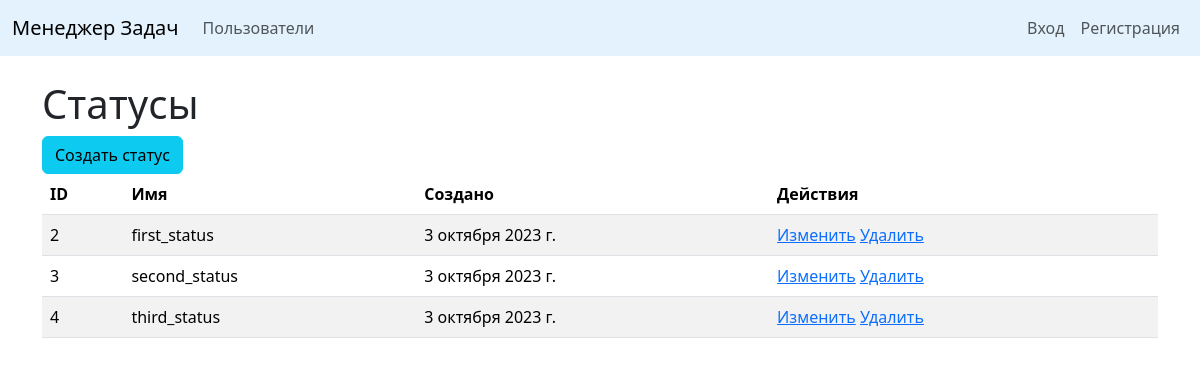
Before: /statuses/ with the older database file.
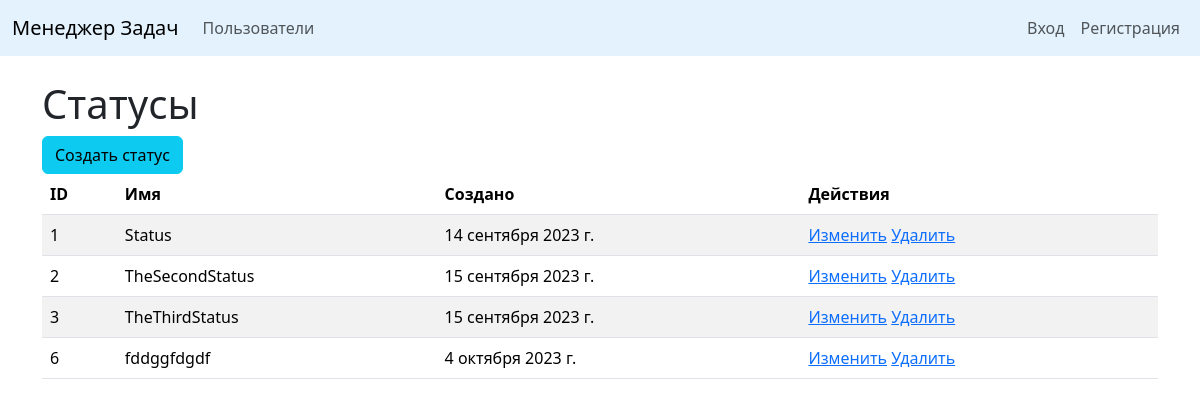
After: the same page with the newer database file.
### task_manager/statuses/models.py (models this page shows, shortened)
class Status(models.Model):
    name = models.CharField(max_length=255,
                            unique=True,
                            verbose_name=_('Name'))
    description = models.CharField(max_length=255,
                                   verbose_name=_('Description'))
    created_at = models.DateField(auto_now_add=True, verbose_name=_('Created at'))

### task_manager/statuses/views.py (the view)
# urls.py: path('', StatusListView.as_view(), name='statuses_list'),
class StatusListView(ListView, LoginRequiredMixin):
    model = Status
    template_name = 'statuses/statuses.html'
    context_object_name = 'statuses'

### task_manager/templates/statuses/statuses.html
{% extends 'for_import/base.html' %}
{% load i18n %}
{% block content %}
<div class="container mt-4">
    <h1>{% translate "Statuses" %}</h1>
    <a href="{% url 'create_status' %}"><button class="btn btn-info">{% translate "Add status" %}</button></a>
    {% if statuses %}
    <table class="table table-striped">
        <thead>
            <tr>
                <th>ID</th>
                <th>{% translate "Name" %}</th>
                <th>{% translate "Created" %}</th>
                <th>{% translate "Operation" %}</th>
            </tr>
        </thead>
        {% for status in statuses %}
        <tr>
            <td>{{status.id}}</td>
            <td>{{status.name}}</td>
            <td>{{status.created_at}}</td>
            <td>
                <a href="{% url 'update_status' status.id %}">{% translate "Edit" %}</a>
                <a href="{% url 'delete_status' status.id %}">{% translate "Delete" %}</a>
            </td>
        </tr>
        {% endfor %}
    </table>
    {% else %}
        <h1>{% translate "No statuses" %}</h1>
    {% endif %}
</div>
{% endblock %}

### task_manager/templates/for_import/base.html (shortened to what this page needs)
<!doctype html>
{% load i18n %}
{% load django_bootstrap5 %}
{% bootstrap_css %}
<html lang="en" data-bs-theme="auto">
  {% block head %}
  <head>
  </head>
  {% endblock %}
  <body>
    {% block header %}
    <header>
          <nav class="navbar navbar-expand-md navbar-light" style="background-color: #e3f2fd;">
            <div class="container-fluid">
              <a class="navbar-brand" href="/">{% translate "Task Manager" %}</a>
              <div class="collapse navbar-collapse" id="navbarCollapse">
                <ul class="navbar-nav me-auto mb-2 mb-md-0">
                  <li class="nav-item">
                    <a class="nav-link" href="/users">{% translate "Users" %}</a>
                  </li>
                </ul>
                {% block panel %}
                {% if request.user.is_authenticated %}
                <ul class="navbar-nav">
                  <li class="nav-item">
                    <a class="nav-link" href="{% url 'logout_user' %}">{% translate "Logout" %}</a>
                  </li>
                </ul>
                {% else %}
                <ul class="navbar-nav">
                  <li class="nav-item">
                    <a class="nav-link" href="{% url 'login_user' %}">{% translate "Sign in" %}</a>
                  </li>
                  <li class="nav-item">
                    <a class="nav-link" href="{% url 'create_user' %}">{% translate "Sign up" %}</a>
                  </li>
                </ul>
                {% endif %}
                {% endblock %}
              </div>
            </div>
          </nav>
    </header>
    {% endblock %}
    {% block content %}{% endblock %}
  </body>
</html>

Changed rows visible on the page:
removed Status: id "4", name "third_status", created_at "3 октября 2023 г."
added Status: id "1", name "Status", created_at "14 сентября 2023 г."
changed Status id 2: name "first_status" → "TheSecondStatus"; created_at "3 октября 2023 г." → "15 сентября 2023 г."
changed Status id 3: name "second_status" → "TheThirdStatus"; created_at "3 октября 2023 г." → "15 сентября 2023 г."
added Status: id "6", name "fddggfdgdf", created_at "4 октября 2023 г."
